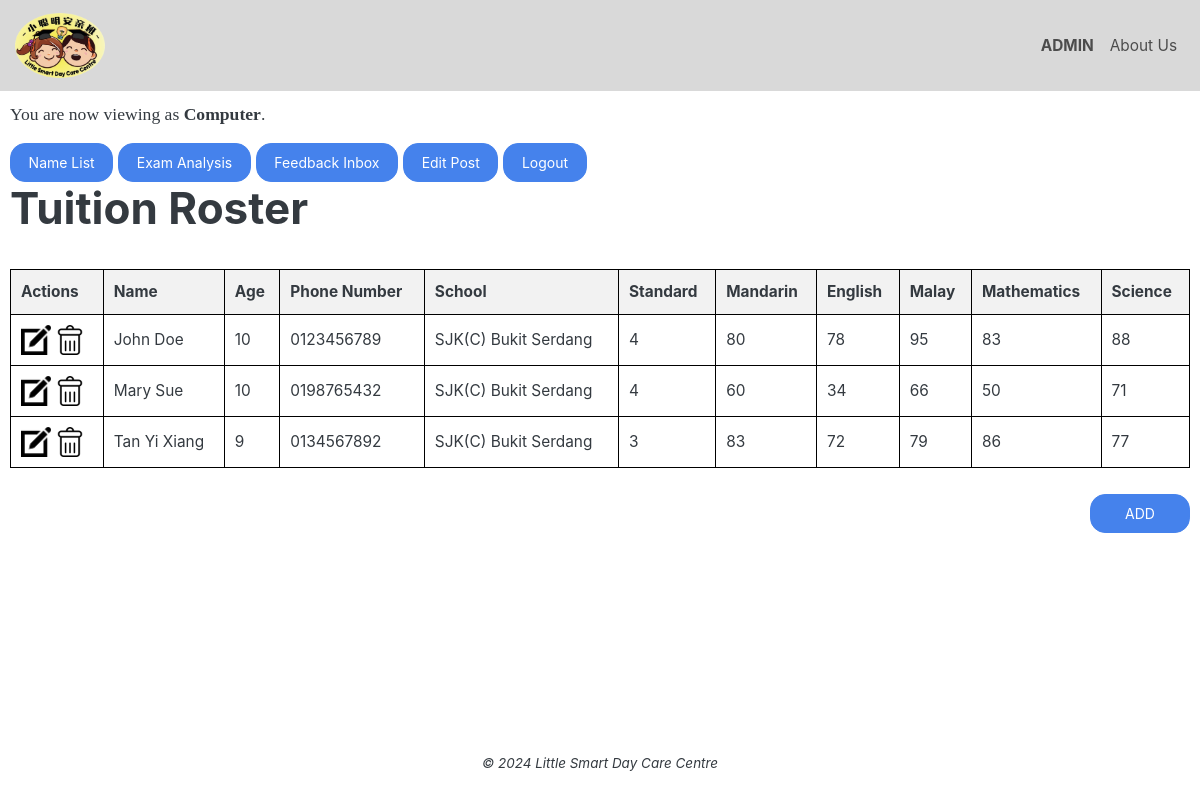
Before: /roster.php with the older database file.
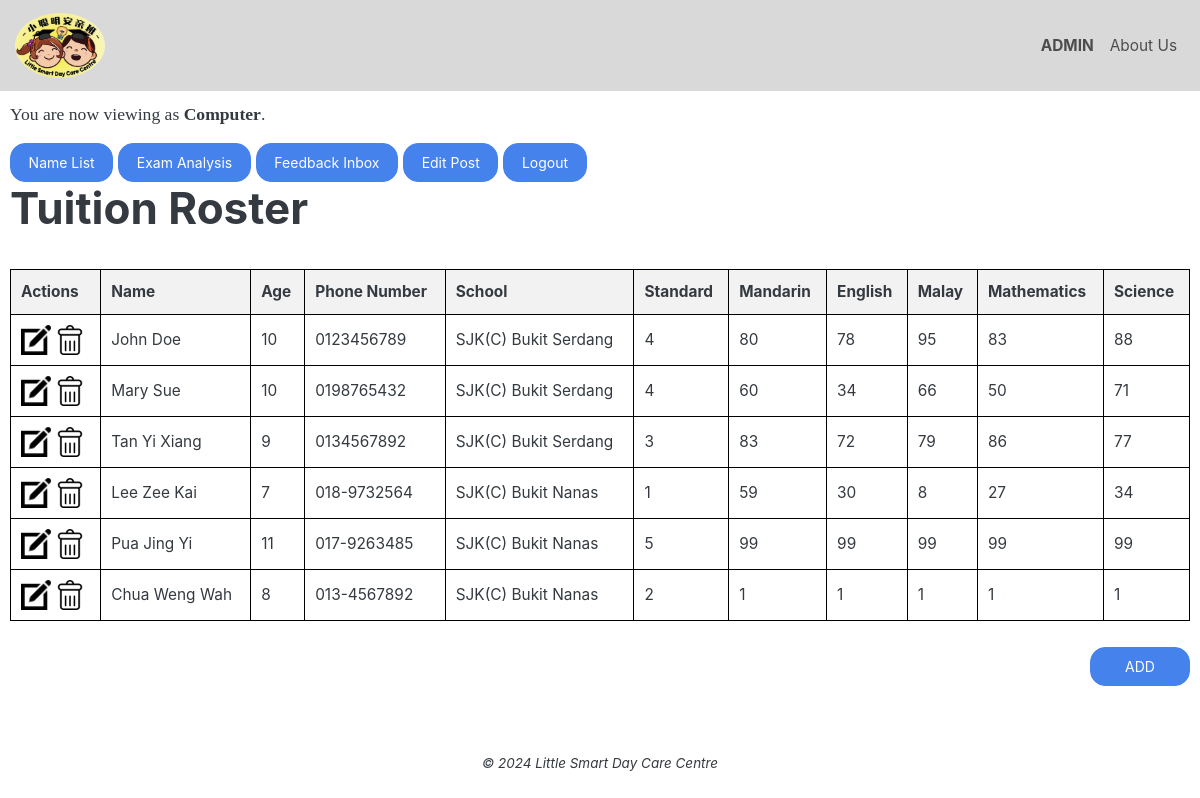
After: the same page with the newer database file.
### tables this page shows
CREATE TABLE `students` (
  `student_id` int(128) NOT NULL,
  `student_name` varchar(255) NOT NULL,
  `age` int(3) NOT NULL,
  `telno` varchar(16) NOT NULL,
  `school` varchar(255) NOT NULL,
  `standard` int(1) NOT NULL,
  `mandarin` int(3) NOT NULL,
  `english` int(3) NOT NULL,
  `malay` int(3) NOT NULL,
  `math` int(3) NOT NULL,
  `science` int(3) NOT NULL
);

### helper_list_roster.php (the view, shortened to what this page needs)
<?php
function buildRoster($list) {
    foreach ($list as $entry) {
        $output = "";
        $output .= <<< ROW
            <tr>
                <td>
                    <a class="img-btn" href="edit_roster.php?id=$entry->student_id">
                        <img src="media/edit_img.png" alt="edit">
                    </a>
                    <a class="img-btn" href="#" data-bs-target="#deleteModal" data-bs-toggle="modal" data-bs-id="$entry->student_id">
                        <img src="media/delete_img.png" alt="delete">
                    </a>
                </td>
                <td>$entry->student_name</td>
                <td>$entry->age</td>
                <td>$entry->telno</td>
                <td>$entry->school</td>
                <td>$entry->standard</td>
                <td>$entry->mandarin</td>
                <td>$entry->english</td>
                <td>$entry->malay</td>
                <td>$entry->math</td>
                <td>$entry->science</td>
            </tr>
        ROW;
        echo $output;
    }
}
function listRoster($conn) {
    $stmt = $conn->prepare("SELECT * FROM students");
    $stmt->execute();
    $result = $stmt->get_result();
    if ($result->num_rows){
        while($row = $result->fetch_object()){
            $resultarr[] = $row;
        }
        return array($resultarr);
    } else {
        return array(null);
    }
}

### roster.php (shortened to what this page needs)
<!DOCTYPE html>
<html lang="en">
<?php
require_once("init_db.php");
include_once "helper_list_roster.php";
?>
<head>
    <link href="https://cdn.jsdelivr.net/npm/bootstrap@5.3.3/dist/css/bootstrap.min.css" rel="stylesheet"
>
    <link rel="stylesheet" href="css/bootstrap.min.css">
        <link rel="stylesheet" href="css/main.css">
</head>
<body>
    <nav class="navbar navbar-expand navbar-light bg-custom">
        <a class="navbar-brand" href="index.html">
            <img src="media/logo.png" class="d-inline-block align-top" alt="day care centre logo">
        </a>
        <ul class="navbar-nav ms-auto">
            <li class="nav-item">
                <b>
                <a class="nav-link" href="roster.php">ADMIN</a>
                </b>
            </li>
            <li class="nav-item">
                <a class="nav-link" href="about.html">About Us</a>
        </ul>
    </nav>
    <section>
        <p id="PC">You are now viewing as <b>Computer</b>.</p>
        <button type="button" class="btn btn-primary mobile" onclick="document.location='roster.php'">Name List</button>
        <button type="button" class="btn btn-primary mobile" onclick="document.location='analysis.html'">Exam Analysis</button>
        <button type="button" class="btn btn-primary mobile" onclick="document.location='feedback.html'">Feedback Inbox</button>
        <button type="button" class="btn btn-primary mobile" onclick="document.location='list_post.html'">Edit Post</button>
        <button type="button" class="btn btn-primary mobile" onclick="document.location='index.html'">Logout</button>
        <h1>Tuition Roster</h1>
        <br>
        <div id="roster">
            <table id="rosterTable">
                <tr>
                    <th>Actions</th>
                    <th>Name</th>
                    <th>Age</th>
                    <th>Phone Number</th>
                    <th>School</th>
                    <th>Standard</th>
                    <th>Mandarin</th>
                    <th>English</th>
                    <th>Malay</th>
                    <th>Mathematics</th>
                    <th>Science</th>
                </tr>
                <?php
                    [$list] = listRoster($conn);
                    buildRoster($list);
                ?>
            </table>
        </div>
        <br>
        <button type="button" class="btn btn-primary crud" onclick="document.location='add_roster.php'">ADD</button>
    </section>
    <br><br>
    <footer>
        <small><i>
            © 2024 Little Smart Day Care Centre
        </i></small>
    </footer>
    <br>
    <link rel="stylesheet" href="https://cdn.jsdelivr.net/npm/notyf@3/notyf.min.css">
</body>
</html>

### css/main.css (style rules this page uses)
section { margin: 10px; }
img { max-width: 100%; height: auto; }
.navbar { padding-left: 15px; padding-right: 15px; }
.navbar.bg-custom { background-color: #D9D9D9; }
.navbar-brand { width: 90px; height: auto; }
th { background: #f2f2f2; }
button.crud { float: right; width: 100px; }
#roster { overflow-x: auto; }
#roster table { width: 100%; border-collapse: collapse; white-space: nowrap; }
#roster th, #roster td { border: 1px solid black; padding: 10px; text-align: left; }
#roster th { position: sticky; top: 0; }
.img-btn img { max-width: 30px; height: auto; }
a.img-btn { text-decoration: none; }
footer { text-align: center; }
body { min-height: 100vh; display: grid; grid-template-rows: auto 1fr auto; }

Changed rows visible on the page:
added students: student_name "Lee Zee Kai", age "7", telno "018-9732564", school "SJK(C) Bukit Nanas", standard "1", mandarin "59", english "30", malay "8", math "27", science "34"
added students: student_name "Pua Jing Yi", age "11", telno "017-9263485", school "SJK(C) Bukit Nanas", standard "5", mandarin "99", english "99", malay "99", math "99", science "99"
added students: student_name "Chua Weng Wah", age "8", telno "013-4567892", school "SJK(C) Bukit Nanas", standard "2", mandarin "1", english "1", malay "1", math "1", science "1"
